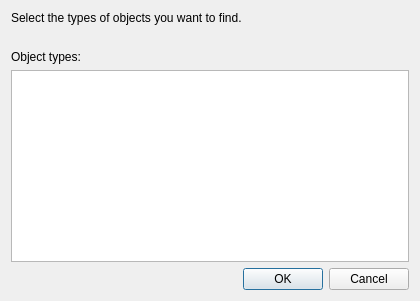
<?xml version="1.0" encoding="UTF-8"?>
<ui version="4.0">
 <class>Form</class>
 <widget class="QWidget" name="Form">
  <property name="geometry">
   <rect>
    <x>0</x>
    <y>0</y>
    <width>426</width>
    <height>0</height>
   </rect>
  </property>
  <property name="windowTitle">
   <string>Form</string>
  </property>
  <layout class="QGridLayout" name="gridLayout">
   <item row="0" column="0">
    <widget class="QLabel" name="decriptionLabel">
     <property name="text">
      <string>Select the types of objects you want to find.</string>
     </property>
    </widget>
   </item>
   <item row="1" column="0">
    <spacer name="verticalSpacer">
     <property name="orientation">
      <enum>Qt::Vertical</enum>
     </property>
     <property name="sizeHint" stdset="0">
      <size>
       <width>398</width>
       <height>19</height>
      </size>
     </property>
    </spacer>
   </item>
   <item row="2" column="0">
    <widget class="QLabel" name="objectTypesLabel">
     <property name="text">
      <string>Object types:</string>
     </property>
    </widget>
   </item>
   <item row="3" column="0">
    <widget class="QListView" name="objectTypesListView"/>
   </item>
   <item row="4" column="0">
    <widget class="QDialogButtonBox" name="dialogButtonBox">
     <property name="standardButtons">
      <set>QDialogButtonBox::Cancel|QDialogButtonBox::Ok</set>
     </property>
    </widget>
   </item>
  </layout>
 </widget>
 <resources/>
 <connections/>
</ui>
